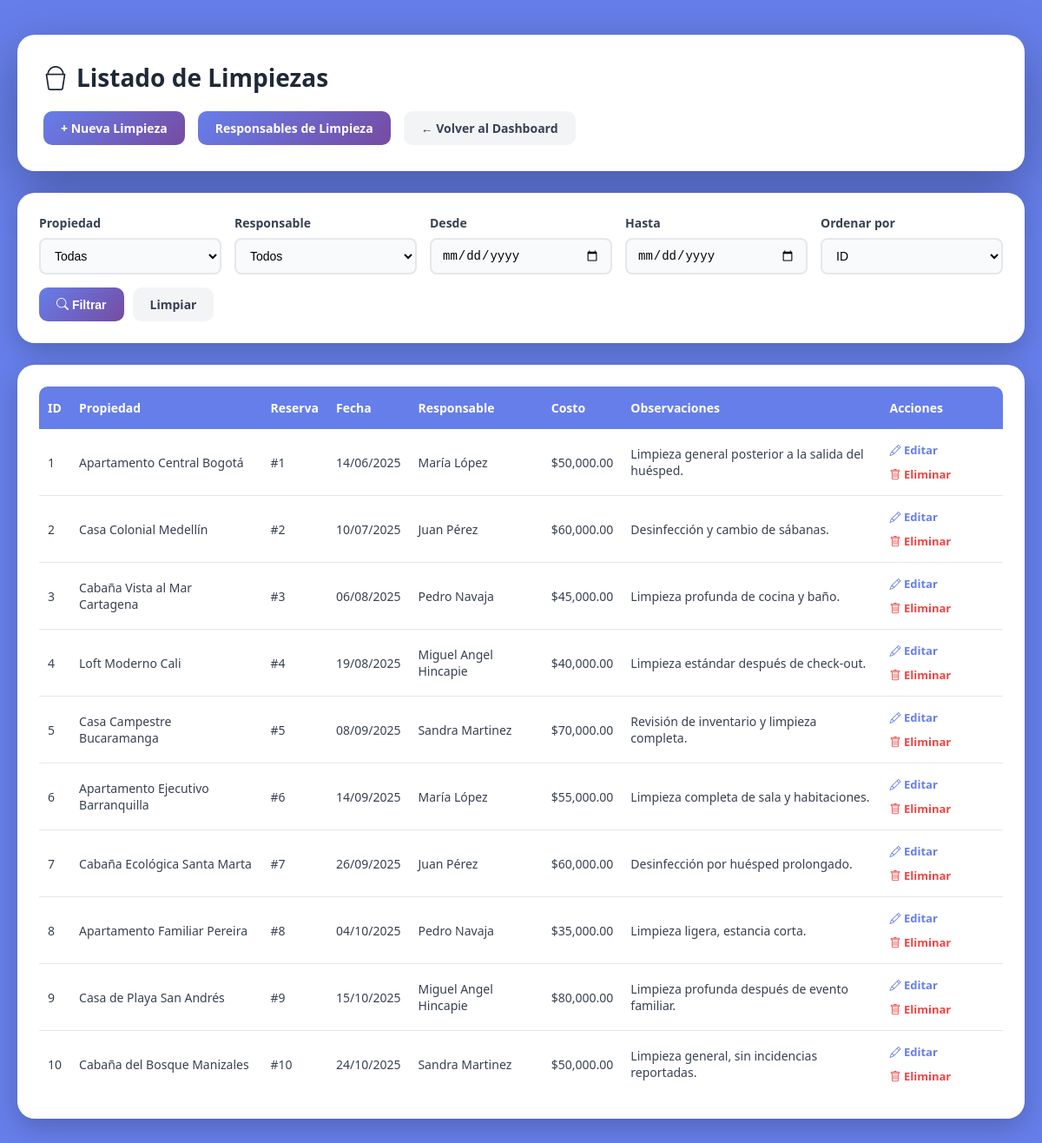
The app's page /frontend/cleanings/CleaningsList.php (signed in) with its own data.
### tables this page shows
CREATE TABLE `cleanings` (
  `id` int(11) NOT NULL,
  `reservation_id` int(11) DEFAULT NULL,
  `property_id` int(11) NOT NULL,
  `cleaning_date` datetime NOT NULL,
  `responsible_id` int(11) DEFAULT NULL,
  `observations` text DEFAULT NULL,
  `cost` decimal(10,2) DEFAULT 0.00,
  `is_active` tinyint(1) DEFAULT 1,
  `deleted_at` datetime DEFAULT NULL
);

CREATE TABLE `properties` (
  `id` int(11) NOT NULL,
  `owner_id` int(11) NOT NULL,
  `title` varchar(200) NOT NULL,
  `description` text DEFAULT NULL,
  `city_id` int(11) DEFAULT NULL,
  `address` varchar(100) DEFAULT NULL,
  `type_id` int(11) DEFAULT NULL,
  `nightly_price` decimal(10,2) NOT NULL DEFAULT 0.00,
  `cleaning_cost` decimal(10,2) NOT NULL DEFAULT 0.00,
  `max_guests` int(11) DEFAULT 1,
  `status` enum('active','inactive','maintenance') DEFAULT 'active',
  `created_at` timestamp NOT NULL DEFAULT current_timestamp(),
  `is_active` tinyint(1) DEFAULT 1,
  `deleted_at` datetime DEFAULT NULL
);

CREATE TABLE `cleaning_responsibles` (
  `id` int(11) NOT NULL,
  `user_id` int(11) DEFAULT NULL,
  `name` varchar(100) NOT NULL,
  `created_at` datetime DEFAULT current_timestamp(),
  `is_active` tinyint(1) DEFAULT 1,
  `deleted_at` datetime DEFAULT NULL
);

### backend/models/Cleaning.php (called while the page is built, shortened)
<?php
class Cleaning {
    private $pdo;
    public function __construct($pdo) {
        $this->pdo = $pdo;
    }
    public function getFiltered($filters = [], $user_id = null, $role_id = null) {
        $sql = "
            SELECT c.*,
                p.title AS property_name,
                r.id AS reservation_code,
                cr.name AS responsible_name
            FROM cleanings c
            JOIN properties p ON c.property_id = p.id
            JOIN reservations r ON c.reservation_id = r.id
            JOIN cleaning_responsibles cr ON c.responsible_id = cr.id
            WHERE c.is_active = 1
        ";
        $params = [];
        if (!empty($filters['order'])) {
            $orderBy = match($filters['order']) {
                'id' => 'c.id',
                'reservation' => 'r.id',
                'date' => 'c.cleaning_date',
                default => 'c.id'
            };
            $sql .= " ORDER BY $orderBy ASC";
        } else {
            $sql .= " ORDER BY c.id ASC";
        }
        $stmt = $this->pdo->prepare($sql);
        $stmt->execute($params);
        return $stmt->fetchAll(PDO::FETCH_ASSOC);
    }
}

### frontend/cleanings/CleaningsList.php (the view, shortened to what this page needs)
<?php
require_once __DIR__ . '/../../config/config.php';
require_once __DIR__ . '/../../backend/models/Cleaning.php';
$cleaningModel = new Cleaning($pdo);
$filters = [
    'property_id' => $_GET['property_id'] ?? null,
    'responsible_id' => $_GET['responsible_id'] ?? null,
    'date_from' => $_GET['date_from'] ?? null,
    'date_to' => $_GET['date_to'] ?? null,
    'order' => $_GET['order'] ?? null
];
$user_id = $_SESSION['user_id'];
$role_id = $_SESSION['role_id'];
$cleanings = $cleaningModel->getFiltered($filters, $user_id, $role_id);
?>
<!DOCTYPE html>
<html lang="es">
<head>
    <link rel="stylesheet" href="https://cdn.jsdelivr.net/npm/bootstrap-icons@1.11.3/font/bootstrap-icons.css">
</head>
<body>
    <div class="container">
        <div class="header-section">
            <h1><i class="bi bi-bucket"></i> Listado de Limpiezas</h1>
            <div class="action-bar">
                <a href="CleaningsForm.php" class="btn btn-primary">+ Nueva Limpieza</a>
                <?php if ($_SESSION['role_id'] != 3): ?>
                    <a href="../cleaning_responsibles/CleaningResponsiblesList.php" class="btn btn-primary">Responsables de Limpieza</a>
                <?php endif; ?>
                <a href="../dashboard.php" class="btn btn-secondary">← Volver al Dashboard</a>
            </div>
        </div>
        <div class="filter-card">
            <form method="GET" action="" class="filter-form">
                <?php if ($_SESSION['role_id'] != 3): ?>
                    <div class="filter-group">
                        <label>Propiedad</label>
                        <select name="property_id">
                            <option value="">Todas</option>
                        </select>
                    </div>
                    <div class="filter-group">
                        <label>Responsable</label>
                        <select name="responsible_id">
                            <option value="">Todos</option>
                        </select>
                    </div>
                <?php endif; ?>
                <div class="filter-group">
                    <label>Desde</label>
                    <input type="date" name="date_from" value="<?= htmlspecialchars($_GET['date_from'] ?? '') ?>">
                </div>
                <div class="filter-group">
                    <label>Hasta</label>
                    <input type="date" name="date_to" value="<?= htmlspecialchars($_GET['date_to'] ?? '') ?>">
                </div>
                <div class="filter-group">
                    <label>Ordenar por</label>
                    <select name="order">
                        <option value="id" <?= ($_GET['order'] ?? '') == 'id' ? 'selected' : '' ?>>ID</option>
                    </select>
                </div>
                <div class="filter-actions">
                    <button type="submit" class="btn btn-primary"><i class="bi bi-search"></i> Filtrar</button>
                    <a href="CleaningsList.php" class="btn btn-secondary">Limpiar</a>
                </div>
            </form>
        </div>
        <div class="table-card">
            <?php if (count($cleanings) > 0): ?>
                <table>
                    <thead>
                        <tr>
                            <th>ID</th>
                            <th>Propiedad</th>
                            <th>Reserva</th>
                            <th>Fecha</th>
                            <th>Responsable</th>
                            <th>Costo</th>
                            <th>Observaciones</th>
                            <?php if ($role_id != 3): ?>
                              <th>Acciones</th>
                            <?php endif; ?>
                        </tr>
                    </thead>
                    <tbody>
                        <?php foreach ($cleanings as $c): ?>
                            <tr>
                                <td><?= $c['id'] ?></td>
                                <td><?= htmlspecialchars($c['property_name']) ?></td>
                                <td>#<?= $c['reservation_id'] ?></td>
                                <td><?= date('d/m/Y', strtotime($c['cleaning_date'])) ?></td>
                                <td><?= htmlspecialchars($c['responsible_name']) ?></td>
                                <td>$<?= number_format($c['cost'], 2) ?></td>
                                <td><?= htmlspecialchars($c['observations']) ?></td>
                                <?php if ($role_id != 3): ?>
                                    <td>
                                        <div class="action-links">
                                            <a href="CleaningsForm.php?id=<?= $c['id'] ?>" class="action-link"><i class="bi bi-pencil"></i> Editar</a>
                                            <a href="../../backend/controllers/CleaningController.php?delete=<?= $c['id'] ?>" class="action-link delete" onclick="return confirm('¿Eliminar esta limpieza?')"><i class="bi bi-trash"></i> Eliminar</a>
                                        </div>
                                    </td>
                                <?php endif; ?>
                            </tr>
                        <?php endforeach; ?>
                    </tbody>
                </table>
            <?php else: ?>
                <div class="no-data">📭 No se encontraron limpiezas</div>
            <?php endif; ?>
        </div>
    </div>
</body>
</html>

### frontend/cleanings/CleaningsList.php (style rules this page uses)
* { margin: 0; padding: 0; box-sizing: border-box; }
body { font-family: 'Segoe UI', Tahoma, Geneva, Verdana, sans-serif; background: #667eea; min-height: 100vh; padding: 40px 20px; }
.container { max-width: 1400px; margin: 0 auto; }
.header-section { background: white; border-radius: 20px; padding: 30px; margin-bottom: 25px; box-shadow: 0 20px 60px rgba(0, 0, 0, 0.3); animation: fadeIn 0.5s ease; }
.header-section h1 { color: #1f2937; font-size: 28px; margin-bottom: 20px; display: flex; align-items: center; gap: 10px; }
.action-bar { display: flex; gap: 15px; flex-wrap: wrap; }
.btn { display: inline-block; padding: 10px 20px; border-radius: 10px; text-decoration: none; font-weight: 600; font-size: 14px; transition: all 0.3s ease; border: none; cursor: pointer; }
.btn-primary { background: linear-gradient(135deg, #667eea 0%, #764ba2 100%); color: white; }
.btn-secondary { background: #f3f4f6; color: #374151; }
.filter-card { background: white; border-radius: 20px; padding: 25px; margin-bottom: 25px; box-shadow: 0 10px 30px rgba(0, 0, 0, 0.2); animation: fadeIn 0.6s ease; }
.filter-form { display: grid; grid-template-columns: repeat(auto-fit, minmax(180px, 1fr)); gap: 15px; align-items: end; }
.filter-group { display: flex; flex-direction: column; }
.filter-group label { color: #374151; font-weight: 600; margin-bottom: 8px; font-size: 14px; }
.filter-group select, .filter-group input[type="date"] { padding: 10px 12px; border: 2px solid #e5e7eb; border-radius: 8px; font-size: 14px; background-color: #f9fafb; transition: all 0.3s ease; }
.filter-actions { display: flex; gap: 10px; }
.table-card { background: white; border-radius: 20px; padding: 25px; box-shadow: 0 10px 30px rgba(0, 0, 0, 0.2); animation: fadeIn 0.7s ease; overflow-x: auto; }
table { width: 100%; border-collapse: collapse; }
thead { background: #667eea; }
th { padding: 15px 10px; text-align: left; color: white; font-weight: 600; font-size: 14px; white-space: nowrap; }
th:first-child { border-top-left-radius: 10px; }
th:last-child { border-top-right-radius: 10px; }
td { padding: 15px 10px; border-bottom: 1px solid #e5e7eb; color: #374151; font-size: 14px; }
tr:last-child td { border-bottom: none; }
tbody tr { transition: background-color 0.2s ease; }
.action-links { display: flex; gap: 10px; flex-wrap: wrap; }
.action-link { color: #667eea; text-decoration: none; font-weight: 600; font-size: 13px; transition: color 0.3s ease; white-space: nowrap; }
.action-link.delete { color: #ef4444; }

### records on screen
cleanings: id "1", property.title "Apartamento Central Bogotá", reservation "1", cleaning_date "14/06/2025", responsible.name "María López", cost "50,000.00", observations "Limpieza general posterior a la salida del huésped."
cleanings: id "2", property.title "Casa Colonial Medellín", reservation "2", cleaning_date "10/07/2025", responsible.name "Juan Pérez", cost "60,000.00", observations "Desinfección y cambio de sábanas."
cleanings: id "3", property.title "Cabaña Vista al Mar Cartagena", reservation "3", cleaning_date "06/08/2025", responsible.name "Pedro Navaja", cost "45,000.00", observations "Limpieza profunda de cocina y baño."
cleanings: id "4", property.title "Loft Moderno Cali", reservation "4", cleaning_date "19/08/2025", responsible.name "Miguel Angel Hincapie", cost "40,000.00", observations "Limpieza estándar después de check-out."
cleanings: id "5", property.title "Casa Campestre Bucaramanga", reservation "5", cleaning_date "08/09/2025", responsible.name "Sandra Martinez", cost "70,000.00", observations "Revisión de inventario y limpieza completa."
cleanings: id "6", property.title "Apartamento Ejecutivo Barranquilla", reservation "6", cleaning_date "14/09/2025", responsible.name "María López", cost "55,000.00", observations "Limpieza completa de sala y habitaciones."
cleanings: id "7", property.title "Cabaña Ecológica Santa Marta", reservation "7", cleaning_date "26/09/2025", responsible.name "Juan Pérez", cost "60,000.00", observations "Desinfección por huésped prolongado."
cleanings: id "8", property.title "Apartamento Familiar Pereira", reservation "8", cleaning_date "04/10/2025", responsible.name "Pedro Navaja", cost "35,000.00", observations "Limpieza ligera, estancia corta."
cleanings: id "9", property.title "Casa de Playa San Andrés", reservation "9", cleaning_date "15/10/2025", responsible.name "Miguel Angel Hincapie", cost "80,000.00", observations "Limpieza profunda después de evento familiar."
cleanings: id "10", property.title "Cabaña del Bosque Manizales", reservation "10", cleaning_date "24/10/2025", responsible.name "Sandra Martinez", cost "50,000.00", observations "Limpieza general, sin incidencias reportadas."
